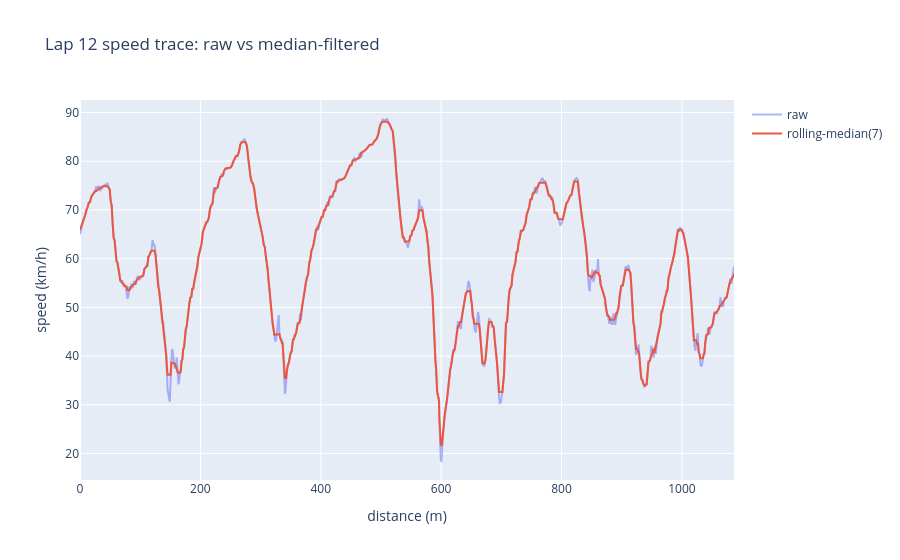

Source (notebook cell):
### Code cell
i = clean[len(clean) // 2]
d, t, x, y = lap_xyt(i, 1)
sp = np.array([laps.get_lap(i).points[j].point.full_speed for j in range(len(t))]) * 3.6
spf = pd.Series(sp).rolling(7, center=True, min_periods=1).median().to_numpy()
fig = go.Figure()
fig.add_scatter(x=d, y=sp, mode="lines", name="raw", opacity=0.5)
fig.add_scatter(x=d, y=spf, mode="lines", name="rolling-median(7)")
fig.update_layout(title=f"Lap {i} speed trace: raw vs median-filtered",
                  xaxis_title="distance (m)", yaxis_title="speed (km/h)")
fig

### Figure 1 — Plotly figure (JSON) as saved in the notebook; plotly's stock layout.template omitted (floating-point values rounded to 4 significant figures; data arrays with more than 128 entries replaced by an {"elided": "..."} marker saying what was removed)
{"data": [{"mode": "lines", "name": "raw", "opacity": 0.5, "type": "scatter", "x": {"elided": "691 float values"}, "y": {"elided": "691 float values"}}, {"mode": "lines", "name": "rolling-median(7)", "type": "scatter", "x": {"elided": "691 float values"}, "y": {"elided": "691 float values"}}], "layout": {"title": {"text": "Lap 12 speed trace: raw vs median-filtered"}, "xaxis": {"title": {"text": "distance (m)"}}, "yaxis": {"title": {"text": "speed (km/h)"}}}}
